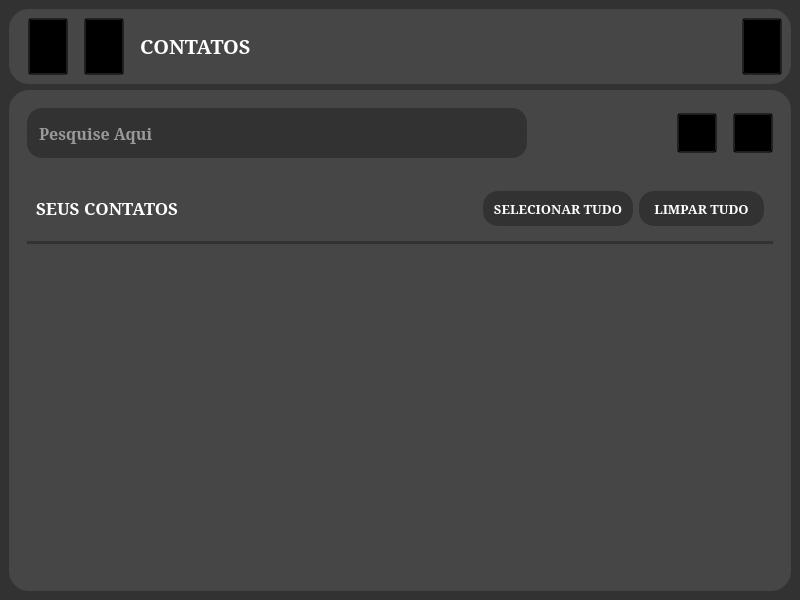
<?xml version="1.0" encoding="UTF-8"?>
<ui version="4.0">
 <class>Tela_Contatos</class>
 <widget class="QMainWindow" name="Tela_Contatos">
  <property name="windowModality">
   <enum>Qt::NonModal</enum>
  </property>
  <property name="enabled">
   <bool>true</bool>
  </property>
  <property name="geometry">
   <rect>
    <x>0</x>
    <y>0</y>
    <width>800</width>
    <height>600</height>
   </rect>
  </property>
  <property name="mouseTracking">
   <bool>false</bool>
  </property>
  <property name="focusPolicy">
   <enum>Qt::NoFocus</enum>
  </property>
  <property name="windowTitle">
   <string>API WhatsApp</string>
  </property>
  <property name="styleSheet">
   <string notr="true">QMainWindow{
background-color: rgb(50,50,50);
}</string>
  </property>
  <property name="toolButtonStyle">
   <enum>Qt::ToolButtonIconOnly</enum>
  </property>
  <property name="documentMode">
   <bool>false</bool>
  </property>
  <property name="tabShape">
   <enum>QTabWidget::Rounded</enum>
  </property>
  <widget class="QWidget" name="centralwidget">
   <layout class="QVBoxLayout" name="verticalLayout">
    <item>
     <widget class="QFrame" name="frame">
      <property name="minimumSize">
       <size>
        <width>0</width>
        <height>75</height>
       </size>
      </property>
      <property name="maximumSize">
       <size>
        <width>16777215</width>
        <height>75</height>
       </size>
      </property>
      <property name="styleSheet">
       <string notr="true">QFrame {
background-color: rgb(70,70,70);
border-radius: 20px;
}</string>
      </property>
      <property name="frameShape">
       <enum>QFrame::StyledPanel</enum>
      </property>
      <property name="frameShadow">
       <enum>QFrame::Raised</enum>
      </property>
      <layout class="QHBoxLayout" name="horizontalLayout">
       <item>
        <spacer name="horizontalSpacer_3">
         <property name="orientation">
          <enum>Qt::Horizontal</enum>
         </property>
         <property name="sizeType">
          <enum>QSizePolicy::Fixed</enum>
         </property>
         <property name="sizeHint" stdset="0">
          <size>
           <width>10</width>
           <height>20</height>
          </size>
         </property>
        </spacer>
       </item>
       <item>
        <widget class="QPushButton" name="botao_home">
         <property name="sizePolicy">
          <sizepolicy hsizetype="Preferred" vsizetype="Preferred">
           <horstretch>0</horstretch>
           <verstretch>0</verstretch>
          </sizepolicy>
         </property>
         <property name="styleSheet">
          <string notr="true">QPushButton{
icon: url(:/icons/home.svg);
background-color: transparent;
}

QPushButton::hover{
icon: url(:/icons/home_hover.svg);
background-color: transparent;
}</string>
         </property>
         <property name="text">
          <string/>
         </property>
         <property name="iconSize">
          <size>
           <width>40</width>
           <height>40</height>
          </size>
         </property>
        </widget>
       </item>
       <item>
        <spacer name="horizontalSpacer_2">
         <property name="orientation">
          <enum>Qt::Horizontal</enum>
         </property>
         <property name="sizeType">
          <enum>QSizePolicy::Fixed</enum>
         </property>
         <property name="sizeHint" stdset="0">
          <size>
           <width>10</width>
           <height>20</height>
          </size>
         </property>
        </spacer>
       </item>
       <item>
        <widget class="QPushButton" name="botao_contatos">
         <property name="sizePolicy">
          <sizepolicy hsizetype="Preferred" vsizetype="Preferred">
           <horstretch>0</horstretch>
           <verstretch>0</verstretch>
          </sizepolicy>
         </property>
         <property name="styleSheet">
          <string notr="true">QPushButton{
icon: url(:/icons/contatos.svg);
background-color: transparent;
}

QPushButton::hover{
icon: url(:/icons/contatos_hover.svg);
background-color: transparent;
}</string>
         </property>
         <property name="text">
          <string/>
         </property>
         <property name="iconSize">
          <size>
           <width>40</width>
           <height>40</height>
          </size>
         </property>
        </widget>
       </item>
       <item>
        <spacer name="horizontalSpacer_4">
         <property name="orientation">
          <enum>Qt::Horizontal</enum>
         </property>
         <property name="sizeType">
          <enum>QSizePolicy::Fixed</enum>
         </property>
         <property name="sizeHint" stdset="0">
          <size>
           <width>10</width>
           <height>20</height>
          </size>
         </property>
        </spacer>
       </item>
       <item>
        <widget class="QLabel" name="label">
         <property name="font">
          <font>
           <family>Garamond</family>
           <pointsize>15</pointsize>
           <bold>true</bold>
          </font>
         </property>
         <property name="text">
          <string>&lt;html&gt;&lt;head/&gt;&lt;body&gt;&lt;p&gt;&lt;span style=&quot; color:#ffffff;&quot;&gt;CONTATOS&lt;/span&gt;&lt;/p&gt;&lt;/body&gt;&lt;/html&gt;</string>
         </property>
        </widget>
       </item>
       <item>
        <spacer name="horizontalSpacer">
         <property name="orientation">
          <enum>Qt::Horizontal</enum>
         </property>
         <property name="sizeHint" stdset="0">
          <size>
           <width>583</width>
           <height>20</height>
          </size>
         </property>
        </spacer>
       </item>
       <item>
        <widget class="QPushButton" name="botao_conexao">
         <property name="sizePolicy">
          <sizepolicy hsizetype="Preferred" vsizetype="Preferred">
           <horstretch>0</horstretch>
           <verstretch>0</verstretch>
          </sizepolicy>
         </property>
         <property name="minimumSize">
          <size>
           <width>40</width>
           <height>40</height>
          </size>
         </property>
         <property name="styleSheet">
          <string notr="true">QPushButton{
icon: url(:/icons/nao_conectado.svg);
background-color: transparent;
}

QPushButton::hover{
icon: url(:/icons/nao_conectado_hover.svg);
background-color: transparent;
}</string>
         </property>
         <property name="text">
          <string/>
         </property>
         <property name="iconSize">
          <size>
           <width>35</width>
           <height>35</height>
          </size>
         </property>
        </widget>
       </item>
      </layout>
     </widget>
    </item>
    <item>
     <widget class="QFrame" name="frame_2">
      <property name="minimumSize">
       <size>
        <width>0</width>
        <height>500</height>
       </size>
      </property>
      <property name="styleSheet">
       <string notr="true">QFrame {
background-color: rgb(70,70,70);
border-radius: 20px;
}</string>
      </property>
      <property name="frameShape">
       <enum>QFrame::StyledPanel</enum>
      </property>
      <property name="frameShadow">
       <enum>QFrame::Raised</enum>
      </property>
      <layout class="QVBoxLayout" name="verticalLayout_2">
       <item>
        <widget class="QFrame" name="frame_3">
         <property name="minimumSize">
          <size>
           <width>0</width>
           <height>50</height>
          </size>
         </property>
         <property name="frameShape">
          <enum>QFrame::StyledPanel</enum>
         </property>
         <property name="frameShadow">
          <enum>QFrame::Raised</enum>
         </property>
         <layout class="QHBoxLayout" name="horizontalLayout_2">
          <item>
           <widget class="QLineEdit" name="procura">
            <property name="minimumSize">
             <size>
              <width>500</width>
              <height>50</height>
             </size>
            </property>
            <property name="font">
             <font>
              <family>Garamond</family>
              <pointsize>12</pointsize>
              <bold>true</bold>
             </font>
            </property>
            <property name="styleSheet">
             <string notr="true">QLineEdit{
background-color: rgb(50,50,50);
color: rgb(255,255,255);
border-radius: 15px;
padding: 10px
}</string>
            </property>
            <property name="placeholderText">
             <string>Pesquise Aqui</string>
            </property>
           </widget>
          </item>
          <item>
           <spacer name="horizontalSpacer_5">
            <property name="orientation">
             <enum>Qt::Horizontal</enum>
            </property>
            <property name="sizeType">
             <enum>QSizePolicy::MinimumExpanding</enum>
            </property>
            <property name="sizeHint" stdset="0">
             <size>
              <width>137</width>
              <height>20</height>
             </size>
            </property>
           </spacer>
          </item>
          <item>
           <widget class="QPushButton" name="botao_remover_contato">
            <property name="minimumSize">
             <size>
              <width>0</width>
              <height>40</height>
             </size>
            </property>
            <property name="styleSheet">
             <string notr="true">QPushButton{
icon: url(:/icons/remove_contato.svg);
background-color: transparent;
}

QPushButton::hover{
icon: url(:/icons/remove_contato_hover.svg);
background-color: transparent;
}</string>
            </property>
            <property name="text">
             <string/>
            </property>
            <property name="iconSize">
             <size>
              <width>35</width>
              <height>35</height>
             </size>
            </property>
           </widget>
          </item>
          <item>
           <spacer name="horizontalSpacer_7">
            <property name="orientation">
             <enum>Qt::Horizontal</enum>
            </property>
            <property name="sizeType">
             <enum>QSizePolicy::Fixed</enum>
            </property>
            <property name="sizeHint" stdset="0">
             <size>
              <width>10</width>
              <height>20</height>
             </size>
            </property>
           </spacer>
          </item>
          <item>
           <widget class="QPushButton" name="botao_adicionar_contato">
            <property name="minimumSize">
             <size>
              <width>0</width>
              <height>40</height>
             </size>
            </property>
            <property name="styleSheet">
             <string notr="true">QPushButton{
icon: url(:/icons/adiciona_contato.svg);
background-color: transparent;
}

QPushButton::hover{
icon: url(:/icons/adiciona_contato_hover.svg);
background-color: transparent;
}</string>
            </property>
            <property name="text">
             <string/>
            </property>
            <property name="iconSize">
             <size>
              <width>35</width>
              <height>35</height>
             </size>
            </property>
           </widget>
          </item>
         </layout>
        </widget>
       </item>
       <item>
        <widget class="QFrame" name="frame_4">
         <property name="frameShape">
          <enum>QFrame::StyledPanel</enum>
         </property>
         <property name="frameShadow">
          <enum>QFrame::Raised</enum>
         </property>
         <layout class="QVBoxLayout" name="verticalLayout_3">
          <item>
           <widget class="QFrame" name="frame_5">
            <property name="minimumSize">
             <size>
              <width>0</width>
              <height>30</height>
             </size>
            </property>
            <property name="frameShape">
             <enum>QFrame::StyledPanel</enum>
            </property>
            <property name="frameShadow">
             <enum>QFrame::Raised</enum>
            </property>
            <layout class="QHBoxLayout" name="horizontalLayout_3">
             <item>
              <widget class="QLabel" name="label_2">
               <property name="font">
                <font>
                 <family>Garamond</family>
                 <pointsize>13</pointsize>
                 <bold>true</bold>
                </font>
               </property>
               <property name="text">
                <string>&lt;html&gt;&lt;head/&gt;&lt;body&gt;&lt;p&gt;&lt;span style=&quot; color:#ffffff;&quot;&gt;SEUS CONTATOS&lt;/span&gt;&lt;/p&gt;&lt;/body&gt;&lt;/html&gt;</string>
               </property>
              </widget>
             </item>
             <item>
              <spacer name="horizontalSpacer_6">
               <property name="orientation">
                <enum>Qt::Horizontal</enum>
               </property>
               <property name="sizeHint" stdset="0">
                <size>
                 <width>290</width>
                 <height>20</height>
                </size>
               </property>
              </spacer>
             </item>
             <item>
              <widget class="QPushButton" name="selecionar_tudo">
               <property name="minimumSize">
                <size>
                 <width>150</width>
                 <height>35</height>
                </size>
               </property>
               <property name="font">
                <font>
                 <family>Garamond</family>
                 <pointsize>10</pointsize>
                 <bold>true</bold>
                </font>
               </property>
               <property name="styleSheet">
                <string notr="true">QPushButton{
background-color: rgb(50,50,50);
color: rgb(255,255,255);
border-radius: 15px;
}

QPushButton::hover{
background-color: rgb(90,90,90);
border-radius:15px;
}</string>
               </property>
               <property name="text">
                <string>SELECIONAR TUDO</string>
               </property>
              </widget>
             </item>
             <item>
              <widget class="QPushButton" name="limpar_tudo">
               <property name="minimumSize">
                <size>
                 <width>125</width>
                 <height>35</height>
                </size>
               </property>
               <property name="font">
                <font>
                 <family>Garamond</family>
                 <pointsize>10</pointsize>
                 <bold>true</bold>
                </font>
               </property>
               <property name="styleSheet">
                <string notr="true">QPushButton{
background-color: rgb(50,50,50);
color: rgb(255,255,255);
border-radius: 15px;
}

QPushButton::hover{
background-color: rgb(90,90,90);
border-radius:15px;
}</string>
               </property>
               <property name="text">
                <string>LIMPAR TUDO</string>
               </property>
              </widget>
             </item>
            </layout>
           </widget>
          </item>
          <item>
           <widget class="Line" name="line">
            <property name="styleSheet">
             <string notr="true">background-color: rgb(50,50,50);</string>
            </property>
            <property name="orientation">
             <enum>Qt::Horizontal</enum>
            </property>
           </widget>
          </item>
          <item>
           <widget class="QTableView" name="tabela"/>
          </item>
         </layout>
        </widget>
       </item>
      </layout>
     </widget>
    </item>
   </layout>
  </widget>
 </widget>
 <resources>
  <include location="icons.qrc"/>
 </resources>
 <connections/>
</ui>
